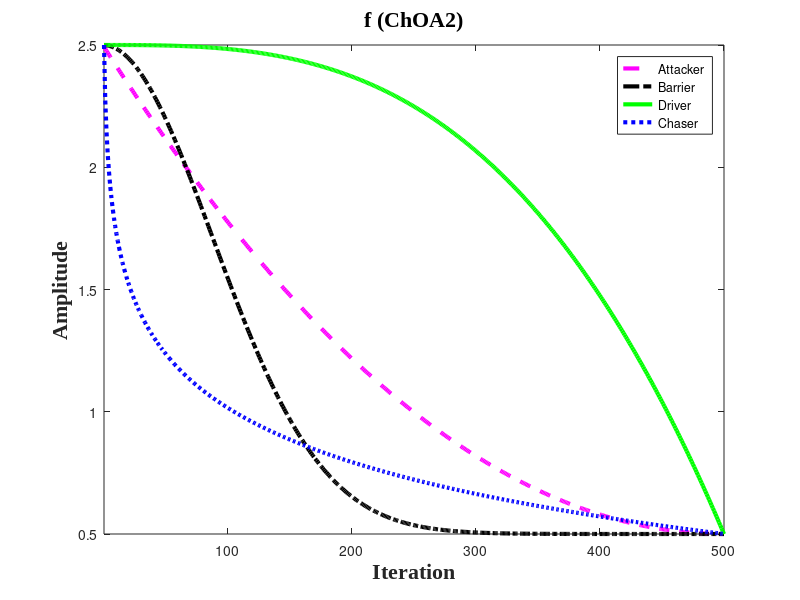

Write the MATLAB code that produced this figure.
%M. Khishe, M.R. Mosavi, Chimp optimization algorithm, Expert Systems with Applications, Volume 149, 2020, 113338.
% ISSN 0957-4174,
% https://doi.org/10.1016/j.eswa.2020.113338.
% (http://www.sciencedirect.com/science/article/pii/S0957417420301639)
Max_iteration=500;
 l=1:Max_iteration; 
       
  %Group 1
    C1G1=2.5+2*(l/Max_iteration).^2-2*(2*l/Max_iteration);
%     C2G1=3-c1;
    
    %Group 2
    C1G2=0.5+2*exp(-(4*l/Max_iteration).^2);
%     C2G2=2.2-2*exp(-(4*l/Max_iteration).^2); 
    
    %Group 3
    C1G3=(-2*(l.^3)/(Max_iteration.^3))+2.5;
%     C2G3=(2*(l.^3)/(Max_iteration.^3))+0.5;
    
    %Group 4
    C1G4=2.5-(2*log(l)/log(Max_iteration));
%     C2G4=(2*log(l)/log(Max_iteration))+0.5;
%     PLOT GROUP1
  hold on
plot(C1G1,'--m','Linewidth',3);
hold on
plot(C1G2,'-.k','Linewidth',3);
hold on
plot(C1G3,'g','Linewidth',3);
hold on
plot(C1G4,':b','Linewidth',3)


title('f (ChOA2)','FontName','Times New Roman','FontSize',16,'FontWeight','bold');
xlabel('Iteration','FontName','Times New Roman','FontSize',16,'FontWeight','bold');
ylabel('Amplitude','FontName','Times New Roman','FontSize',16,'FontWeight','bold');
legend('Attacker','Barrier','Driver','Chaser');
axis tight
box on